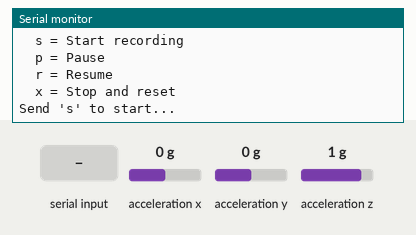
A sketch run on a simulated Arduino Mega 2560, built with avr-gcc and run on an emulated ATmega2560. Shown: the last lines printed to the serial monitor. Wiring (inferred from the names in the program): MPU-9250 motion sensor at I2C address 0x68. The inputs (shaded band) are chosen by the test bench; at power-on: acceleration x 0 g, acceleration y 0 g, acceleration z 1 g.

Above: at 3.4 s.
3.5 s: "s" received over Serial
At 4.3 s:
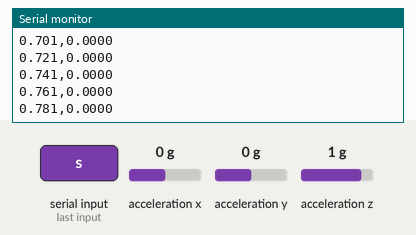
5.0 s: "p" received over Serial
At 5.7 s:
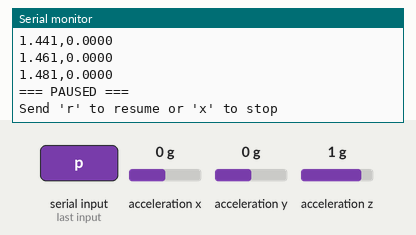
6.5 s: "r" received over Serial
At 7.6 s:
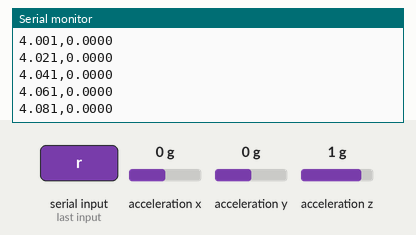
8.0 s: "x" received over Serial
At 9.2 s:
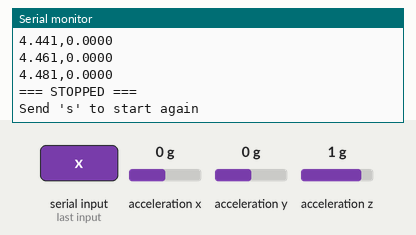
Timing chart, 0 to 10.5 s (numbered marks = the images above; inputs shaded):
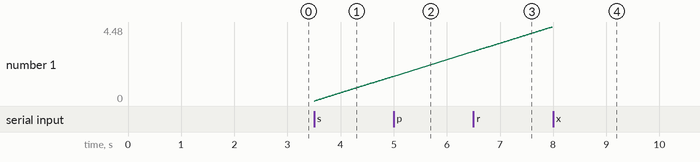

The sketch:

MPU9250_Vibration_Monitor.ino
```cpp
/*
 * MPU-6500 Vibration Monitor for Linear Motor
 * Arduino Mega 2560
 *
 * Wiring:
 * MPU-6500 VCC -> 3.3V
 * MPU-6500 GND -> GND
 * MPU-6500 SCL -> Pin 21 (SCL)
 * MPU-6500 SDA -> Pin 20 (SDA)
 *
 * Output: CSV format เหมาะสำหรับทำกราฟ
 * Format: Time(sec), Vibration(m/s²)
 */

#include <Wire.h>

const int MPU_ADDR = 0x68;

// ข้อมูล Accelerometer (raw values)
int16_t AcX, AcY, AcZ;

// ค่า baseline สำหรับ calibration
float baseline_magnitude = 0;

// เวลา
unsigned long startTime = 0;
unsigned long lastReadTime = 0;
const int READ_INTERVAL = 20; // อ่านทุก 20ms (50Hz)

// ตัวแปรควบคุมการทำงาน
bool isRunning = false;
bool isPaused = false;

void setup() {
  Serial.begin(115200);
  while(!Serial) {}

  Wire.begin();
  Wire.setClock(100000); // 100kHz I2C

  Serial.println("=== Vibration Monitor ===");

  // Wake up MPU-6500
  Wire.beginTransmission(MPU_ADDR);
  Wire.write(0x6B);  // PWR_MGMT_1
  Wire.write(0);
  Wire.endTransmission(true);

  // Configure Accelerometer (±8g range)
  Wire.beginTransmission(MPU_ADDR);
  Wire.write(0x1C);  // ACCEL_CONFIG
  Wire.write(0x10);  // ±8g
  Wire.endTransmission(true);

  delay(100);

  // Calibrate - วัดค่าเฉลี่ยเมื่อไม่มีการสั่น
  Serial.println("Calibrating... Keep sensor still for 2 seconds!");
  float sum = 0;
  for(int i = 0; i < 100; i++) {
    readAccel();
    float mag = sqrt((float)AcX*AcX + (float)AcY*AcY + (float)AcZ*AcZ);
    sum += mag;
    delay(20);
  }
  baseline_magnitude = sum / 100.0;

  Serial.println("Calibration complete!");
  Serial.println();
  Serial.println("Commands:");
  Serial.println("  s = Start recording");
  Serial.println("  p = Pause");
  Serial.println("  r = Resume");
  Serial.println("  x = Stop and reset");
  Serial.println();
  Serial.println("Send 's' to start...");
}

void loop() {
  // ตรวจสอบคำสั่งจาก Serial
  if (Serial.available() > 0) {
    char cmd = Serial.read();

    if (cmd == 's' || cmd == 'S') {
      if (!isRunning) {
        isRunning = true;
        isPaused = false;
        startTime = millis();
        Serial.println();
        Serial.println("Time(sec),Vibration(m/s²)");
        Serial.println("-------------------------");
      }
    }
    else if (cmd == 'p' || cmd == 'P') {
      if (isRunning && !isPaused) {
        isPaused = true;
        Serial.println();
        Serial.println("=== PAUSED ===");
        Serial.println("Send 'r' to resume or 'x' to stop");
      }
    }
    else if (cmd == 'r' || cmd == 'R') {
      if (isPaused) {
        isPaused = false;
        Serial.println("=== RESUMED ===");
      }
    }
    else if (cmd == 'x' || cmd == 'X') {
      if (isRunning) {
        isRunning = false;
        isPaused = false;
        Serial.println();
        Serial.println("=== STOPPED ===");
        Serial.println("Send 's' to start again");
      }
    }
  }

  // บันทึกข้อมูลถ้าอยู่ในโหมดทำงาน
  if (!isRunning || isPaused) {
    return;
  }

  unsigned long currentTime = millis();

  if (currentTime - lastReadTime >= READ_INTERVAL) {
    lastReadTime = currentTime;

    // อ่านค่า Accelerometer
    readAccel();

    // คำนวณขนาดของ acceleration vector
    float magnitude = sqrt((float)AcX*AcX + (float)AcY*AcY + (float)AcZ*AcZ);

    // คำนวณการสั่น = ส่วนต่างจาก baseline
    float vibration_raw = abs(magnitude - baseline_magnitude);

    // กรอง noise ที่ต่ำกว่า 50 (ประมาณ 0.12 m/s²)
    if(vibration_raw < 50) {
      vibration_raw = 0;
    }

    // แปลงเป็น m/s² (±8g → 4096 LSB/g)
    float vibration_mss = (vibration_raw / 4096.0) * 9.81;

    // แปลง time เป็นวินาที
    float time_sec = (currentTime - startTime) / 1000.0;

    // แสดงผลแบบ CSV
    Serial.print(time_sec, 3);
    Serial.print(",");
    Serial.println(vibration_mss, 4);
  }
}

// ฟังก์ชันอ่านค่า Accelerometer
void readAccel() {
  Wire.beginTransmission(MPU_ADDR);
  Wire.write(0x3B);  // ACCEL_XOUT_H register
  Wire.endTransmission(false);
  Wire.requestFrom(MPU_ADDR, 6, true);

  AcX = Wire.read() << 8 | Wire.read();
  AcY = Wire.read() << 8 | Wire.read();
  AcZ = Wire.read() << 8 | Wire.read();
}

/*
 * วิธีบันทึกข้อมูลและทำกราฟ:
 *
 * ========================================
 * 1. บันทึกด้วย Arduino Serial Monitor:
 * ========================================
 *    - เปิด Serial Monitor (115200 baud)
 *    - คัดลอกข้อมูลทั้งหมด (Ctrl+A, Ctrl+C)
 *    - วางใน Excel/Google Sheets
 *    - ลบบรรทัดหัวข้อออก เหลือแค่ตัวเลข
 *    - เลือกข้อมูล → Insert → Chart → Line Chart
 *
 * ========================================
 * 2. บันทึกด้วย Python (แนะนำ):
 * ========================================
 *
import serial
import csv
import matplotlib.pyplot as plt
from datetime import datetime
import numpy as np

# เชื่อมต่อ Arduino (เปลี่ยน 'COM3' ตามพอร์ตของคุณ)
port = 'COM3'  # Windows: COM3, Mac: /dev/tty.usbmodem, Linux: /dev/ttyUSB0
ser = serial.Serial(port, 115200, timeout=1)

# รอให้ Arduino พร้อม
print("Waiting for Arduino...")
while True:
    line = ser.readline().decode('utf-8', errors='ignore').strip()
    print(line)
    if line.startswith('Time'):
        break

# เก็บข้อมูล
times = []
vibrations = []
filename = f'vibration_{datetime.now().strftime("%Y%m%d_%H%M%S")}.csv'

print(f"\nRecording to {filename}...")
print("Press Ctrl+C to stop and plot")

try:
    with open(filename, 'w', newline='') as f:
        writer = csv.writer(f)
        writer.writerow(['Time(sec)', 'Vibration(m/s²)'])

        while True:
            if ser.in_waiting:
                line = ser.readline().decode('utf-8', errors='ignore').strip()

                # กรองเฉพาะข้อมูล
                if ',' in line and not line.startswith('='):
                    try:
                        data = line.split(',')
                        time_val = float(data[0])
                        vib_val = float(data[1])

                        times.append(time_val)
                        vibrations.append(vib_val)

                        writer.writerow([time_val, vib_val])
                        f.flush()

                        print(f"Time: {time_val:.2f}s, Vibration: {vib_val:.4f} m/s²")
                    except:
                        pass

except KeyboardInterrupt:
    print(f"\n\nRecording stopped!")
    print(f"Data saved to {filename}")
    ser.close()

    # สร้างกราฟ
    if len(times) > 0:
        plt.figure(figsize=(12, 6))

        # กราฟหลัก
        plt.subplot(2, 1, 1)
        plt.plot(times, vibrations, linewidth=1)
        plt.xlabel('Time (seconds)')
        plt.ylabel('Vibration (m/s²)')
        plt.title('Vibration vs Time')
        plt.grid(True, alpha=0.3)

        # Histogram
        plt.subplot(2, 1, 2)
        plt.hist(vibrations, bins=50, edgecolor='black')
        plt.xlabel('Vibration (m/s²)')
        plt.ylabel('Frequency')
        plt.title('Vibration Distribution')
        plt.grid(True, alpha=0.3)

        plt.tight_layout()

        # บันทึกกราฟ
        plot_filename = filename.replace('.csv', '.png')
        plt.savefig(plot_filename, dpi=300)
        print(f"Plot saved to {plot_filename}")

        # แสดงกราฟ
        plt.show()

        # สถิติ
        print("\n=== Statistics ===")
        print(f"Duration: {max(times):.2f} seconds")
        print(f"Samples: {len(times)}")
        print(f"Max vibration: {max(vibrations):.4f} m/s²")
        print(f"Mean vibration: {np.mean(vibrations):.4f} m/s²")
        print(f"Std deviation: {np.std(vibrations):.4f} m/s²")
 *
 * ========================================
 * 3. วิเคราะห์ข้อมูลใน Excel:
 * ========================================
 *    - เปิดไฟล์ CSV ใน Excel
 *    - เลือกคอลัมน์ Vibration
 *    - Insert → Line Chart
 *    - เพิ่ม Trendline หากต้องการ
 *    - คำนวณ: =MAX(), =AVERAGE(), =STDEV()
 *
 * ========================================
 * 4. วิเคราะห์ FFT (ความถี่การสั่น):
 * ========================================
 *
import numpy as np
from scipy import signal
import pandas as pd

# อ่านข้อมูล
df = pd.read_csv('vibration_20241215_120000.csv')
vibration = df['Vibration(m/s²)'].values
time = df['Time(sec)'].values

# คำนวณ sampling rate
dt = np.mean(np.diff(time))
fs = 1 / dt  # sampling frequency

# FFT
fft_values = np.fft.fft(vibration)
fft_freq = np.fft.fftfreq(len(vibration), dt)

# เอาแค่ positive frequencies
positive_freq = fft_freq[:len(fft_freq)//2]
positive_fft = np.abs(fft_values[:len(fft_values)//2])

# Plot
plt.figure(figsize=(12, 4))
plt.plot(positive_freq, positive_fft)
plt.xlabel('Frequency (Hz)')
plt.ylabel('Amplitude')
plt.title('Vibration Frequency Spectrum')
plt.grid(True)
plt.xlim(0, 25)  # แสดงความถี่ 0-25 Hz
plt.show()

# หา dominant frequency
dominant_idx = np.argmax(positive_fft[1:]) + 1  # ข้าม DC component
dominant_freq = positive_freq[dominant_idx]
print(f"Dominant frequency: {dominant_freq:.2f} Hz")
 */
```

Measured:
- after the input at 3.5 s, the serial monitor: prints a new line at once (image 1)
- after the input at 6.5 s, the serial monitor: prints a new line at once (image 3)
- plotted number 1: 1.48 → 4.48 after the input at 6.5 s
